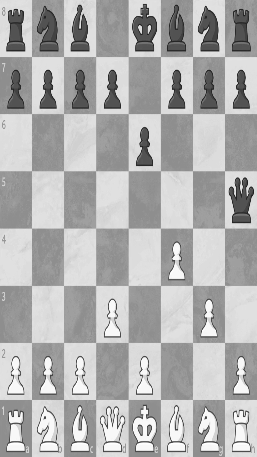
#> input picture src/testing/chess1.png, 257 x 457 px, found by its file name
$ python cam.py
#> lines starting #> are read from the running program, lines starting #| are printed output that depends on the picture; after the words box and inside, x2 and y2 are one past the last pixel; in counts of white or black regions, pixels touching at a corner belong together
import cv2
import numpy as np


def frame_comparison():
    image_path1 = "C:\\Users\\azn_g\\Desktop\School\\Final Project\\King Gizzard\\chess1.png"
    image_path3 = "C:\\Users\\azn_g\\Desktop\School\\Final Project\\King Gizzard\\chess3.png"
    image_path2 = "C:\\Users\\azn_g\\Desktop\School\\Final Project\\King Gizzard\\chess2.png"
    image1 = cv2.imread(image_path1)
#> image1 is the input picture: shape (457, 257, 3); min 29, max 255, mean 176.8
    image2 = cv2.imread(image_path2)
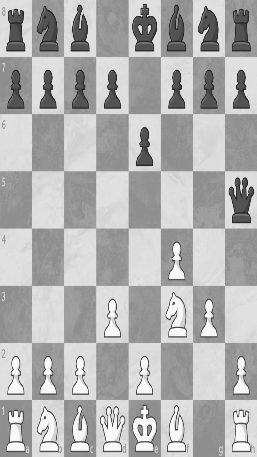
#> input picture src/testing/chess2.png, 257 x 457 px, found by its file name
#> image2 is the input picture: shape (457, 257, 3); min 28, max 255, mean 176.4
    image3 = cv2.imread(image_path3)
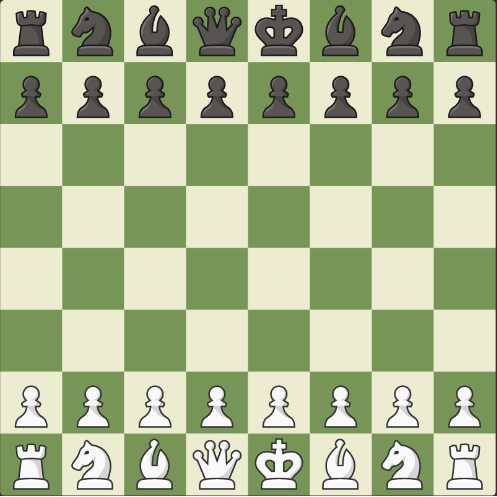
#> input picture src/testing/chess3.png, 497 x 497 px, found by its file name
#> image3 is the input picture: shape (497, 497, 3); mean B, G, R 144.5, 183.3, 170.3
    grey_3 = cv2.cvtColor(image3, cv2.COLOR_BGR2GRAY)
    grey_3_resized = cv2.resize(grey_3, (600, 600))
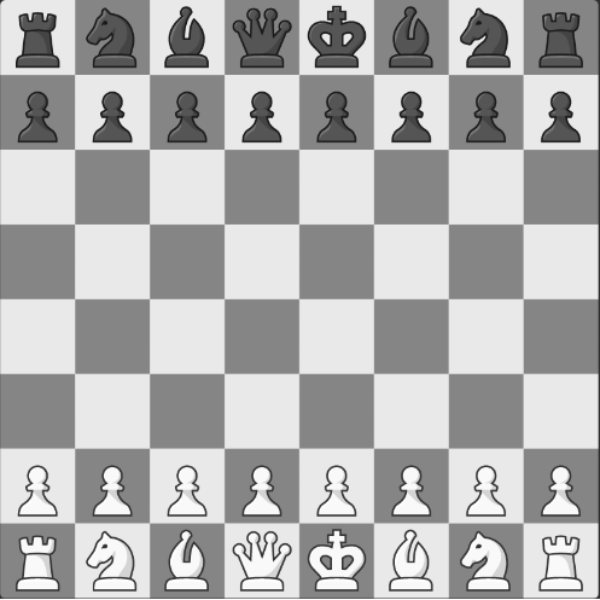
#> grey_3_resized: shape (600, 600); min 26, max 255, mean 175.3
    cv2.imwrite("Starting game.png", grey_3_resized)
    centroids = []
    if image1 is None:
        print("Error opening file 1")
        exit()

    if image2 is None:
        print ("Error opening file 2")
        exit()


    grey_1 = cv2.cvtColor(image1, cv2.COLOR_BGR2GRAY)
    grey_1_resized = cv2.resize(grey_1, (600, 600))
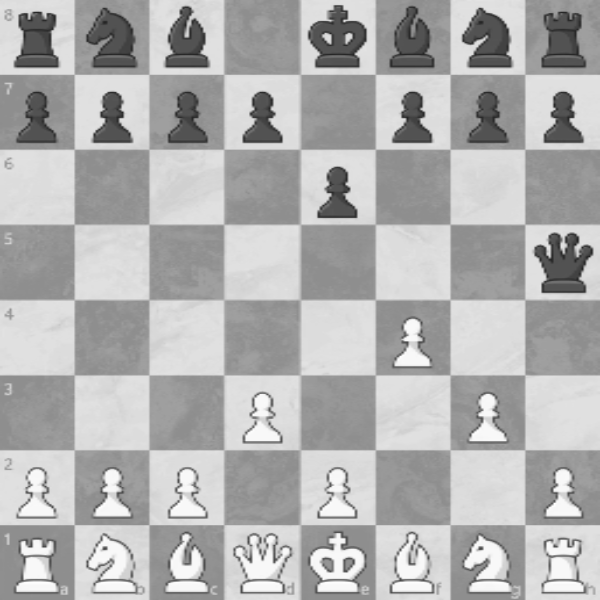
#> grey_1_resized: shape (600, 600); min 34, max 255, mean 176.7

    grey_2 = cv2.cvtColor(image2, cv2.COLOR_BGR2GRAY)
    grey_2_resized = cv2.resize(grey_2, (600, 600))
    diff = cv2.absdiff (grey_1_resized, grey_2_resized)


    _, threshold = cv2.threshold(diff, 30, 255, cv2.THRESH_BINARY)
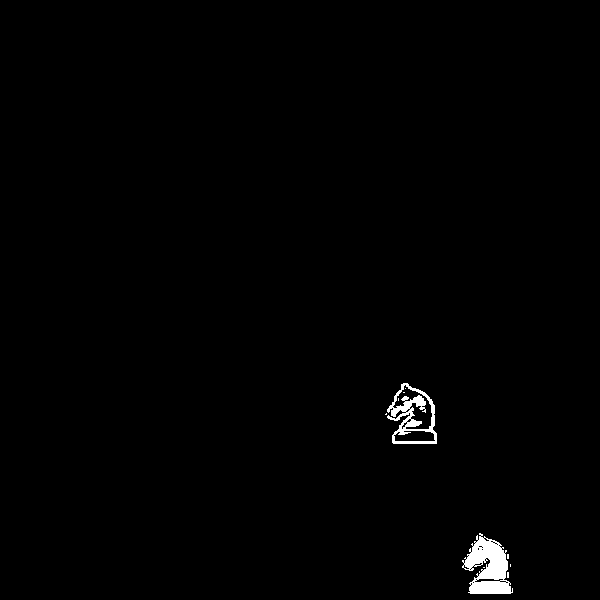
#> threshold: shape (600, 600); 0.84% white; 10 white regions (8 under 20 px)
    # Find contours of the changed regions
    contours, _ = cv2.findContours(threshold, cv2.RETR_EXTERNAL, cv2.CHAIN_APPROX_SIMPLE)
#> contours = 7 contours, 5 with area under 20; largest, box (x1, y1, x2, y2) and area: (387, 383, 437, 444) 2033, (462, 533, 513, 594) 1754

    # Get the bounding boxes of the changed regions (ignores small movements)
    small_movement_bound = 100
    bounding_boxes = [cv2.boundingRect(cnt) for cnt in contours if cv2.contourArea(cnt) > small_movement_bound]
#> bounding_boxes = [(462, 533, 51, 61), (387, 383, 50, 61)]
    num = 1

    # Draw rectangles around the changed regions on the images
    for x, y, w, h in bounding_boxes:
        centroid_x = x + (w // 2)
        centroid_y = y + (h // 2)
        centroid = (centroid_x, centroid_y)
        centroids.append(centroid)
        cv2.circle(diff, centroid, 2, (255,255,255), 1)
        text = "Centroid: " + str(num)
        #cv2.putText(diff, text, (x, y - 10), cv2.FONT_HERSHEY_SIMPLEX, 0.5, (255, 255, 255), 1)
        cv2.rectangle(diff, (x,y), (x + w, y + h), (255, 255, 255), 1)
        cv2.imshow("Difference", diff)
        num=num+1
#> this loop made 2 passes
#> (x, y, w, h, centroid_x, centroid_y, text, num) on passes 1 to 2: (462, 533, 51, 61, 487, 563, 'Centroid: 1', 2), (387, 383, 50, 61, 412, 413, 'Centroid: 2', 3)
#> pass 1, in frame_comparison, `cv2.imshow("Difference", diff)`:
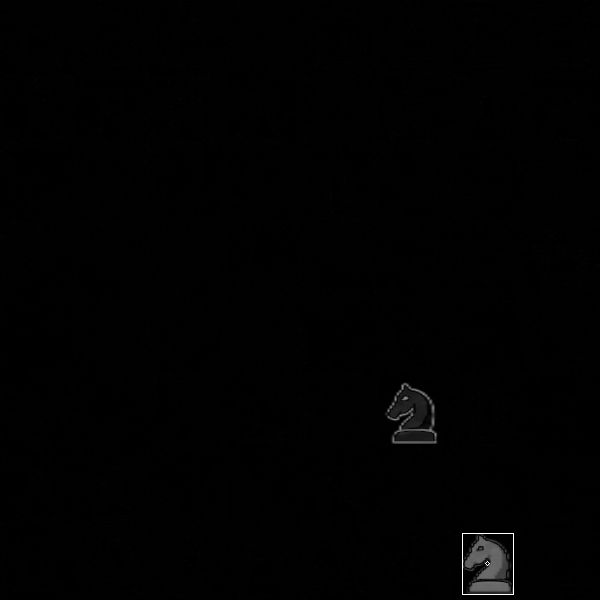
#> window 'Difference': shape (600, 600); min 0, max 255, mean 1.3
#> pass 2, in frame_comparison, `cv2.imshow("Difference", diff)`:
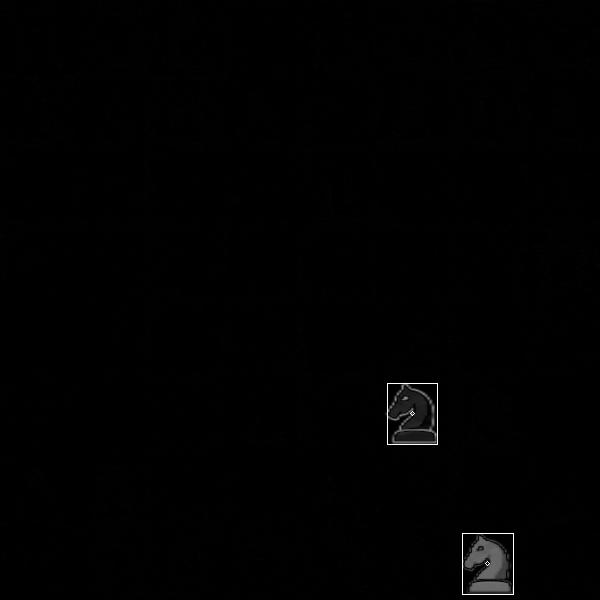
#> window 'Difference': shape (600, 600); min 0, max 255, mean 1.5
#> after the loop, centroids = [(487, 563), (412, 413)]; num = 3


    # Display the images with the changed regions highlighted
    cv2.imshow("Image 1", grey_1_resized)
    cv2.imshow("Image 2", grey_2_resized)
    cv2.imshow("Difference", diff)
    for i in centroids:
            print("centroid position: " + str(i))
#> this loop made 2 passes
#| centroid position: (487, 563)
#| centroid position: (412, 413)
    cv2.imwrite("Centroid position.png", diff)

    cv2.waitKey(0)
    cv2.destroyAllWindows()


    # [8 lines of commented-out code are left out]

    return

if __name__ == "__main__":
    frame_comparison()
